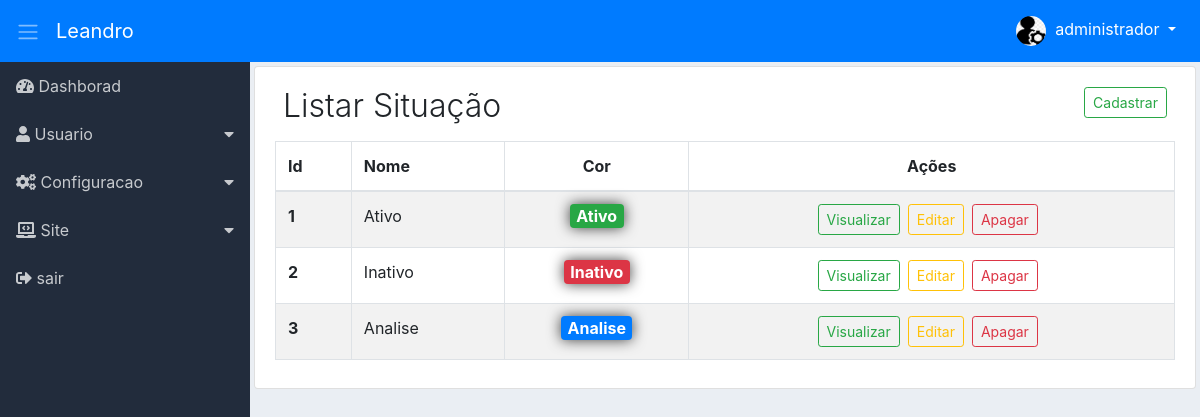
/adm/list-situation/list-situations (signed in), run on the app's committed database.
### tables this page shows
CREATE TABLE `adms_niveis_acessos_paginas` (
  `id` int(11) NOT NULL,
  `permissao` int(11) NOT NULL,
  `ordem` int(11) NOT NULL,
  `dropdown` int(11) NOT NULL DEFAULT 2,
  `lib_menu` int(11) NOT NULL DEFAULT 2,
  `adms_menu_id` int(11) NOT NULL DEFAULT 4,
  `adms_niveis_acesso_id` int(11) NOT NULL,
  `adms_pagina_id` int(11) NOT NULL,
  `created` datetime NOT NULL,
  `modified` datetime DEFAULT NULL
);

CREATE TABLE `adms_menus` (
  `id` int(11) NOT NULL,
  `nome` varchar(220) NOT NULL,
  `icone` varchar(40) NOT NULL,
  `ordem` int(11) NOT NULL,
  `adms_situacao_id` int(11) NOT NULL,
  `created` datetime NOT NULL,
  `modified` datetime DEFAULT NULL
);

CREATE TABLE `adms_situacao` (
  `id` int(11) NOT NULL,
  `nome` varchar(40) NOT NULL,
  `adms_cor_id` int(11) NOT NULL,
  `created` datetime NOT NULL,
  `modified` datetime DEFAULT NULL
);

### adm/module/administrative/Controllers/ListSituation.php (called while the page is built, shortened)
<?php
class ListSituation
{
    private $dados;
    public function listsituations($pageId = null)
    {
        $this->pageId = (int) $pageId ? $pageId : 1;
        $button = [
            'cadSit' => [
                'menu_controller' => 'register-new-situation',
                'menu_metodo' => 'register-info-situation'],
            'viewSit' => [
                'menu_controller' => 'view-info-situation',
                'menu_metodo' => 'detail-info-situation'],
            'editSit' => [
                'menu_controller' => 'edit-situation',
                'menu_metodo' => 'edit-info-situation'],
            'deleteSit' => [
                'menu_controller' => 'delete-situation',
                'menu_metodo' => 'remove-situation'],
            'alterOrderSit' => [
                'menu_controller' => 'modify-order-situation',
                'menu_metodo' => 'alter-order-situation']
        ];
        $listButton = new \Module\administrative\Models\AdmsButton();
        $this->dados['buttonsSituation'] = $listButton->validateButton($button);
        $listMenu = new \Module\administrative\Models\AdmsMenu();
        $this->dados['menu'] = $listMenu->itemMenu();
        $listSituation = new \Module\administrative\Models\AdmsListSituation();
        $this->dados['listSit'] = $listSituation->listSituations($this->pageId);
        $this->dados['pagination'] = $listSituation->getResultPg();
        $loadView = new \Config\ConfigView("administrative/Views/situation/listSituation", $this->dados);
        $loadView->renderView();
    }
}

### adm/module/administrative/Models/helper/AdmsRead.php (called while the page is built, shortened)
<?php
class AdmsRead extends AdmsConn
{
    private $select;
    private $values;
    private $result;
    private $query;
    function getResult()
    {
        return $this->result;
    }
    public function fullRead($query, $parseString = null)
    {
        $this->select = (string) $query;
        if (!empty($parseString)) {
            parse_str($parseString, $this->values);
        }
        $this->exeInstruction();
    }
    private function exeInstruction()
    {
        $this->conection();
        try {
            $this->getInstruction();
            $this->query->execute();
            $this->result = $this->query->fetchAll();
        } catch (Exception $exc) {
            $this->result = null;
        }
    }
    private function conection()
    {
        $this->conn = parent::getConn();
        $this->query = $this->conn->prepare($this->select);
        $this->query->setFetchMode(PDO::FETCH_ASSOC);
    }
    private function getInstruction()
    {
        if ($this->values) {
            foreach ($this->values as $Link => $Valor) {
                if ($Link == 'limit' || $Link == 'offset') {
                    $Valor = (int) $Valor;
                }
                $this->query->bindValue(":{$Link}", $Valor,
                        (is_int($Valor) ? PDO::PARAM_INT : PDO::PARAM_STR));
            }
        }
    }
}

### adm/module/administrative/Models/helper/AdmsConn.php (called while the page is built, shortened)
<?php
class AdmsConn
{
    public static $host = HOST;
    public static $Uuser = USER;
    public static $pass = PASS;
    public static $dbname = DBNAME;
    private static $connect = null;
    private static function connect()
    {
        try {
            if (self::$connect == null) {
                self::$connect = new PDO('mysql:host=' .self::$host . ';dbname='
                . self::$dbname, self::$Uuser, self::$pass);
            }
        } catch (Exception $exc) {
            echo 'mensagem: ' . $exc->getMessage();
            die;
        }
        return self::$connect;
    }
    public function getConn()
    {
        return self::connect();
    }
}

### adm/module/administrative/Models/AdmsMenu.php (called while the page is built, shortened)
<?php
class AdmsMenu
{
    public function itemMenu()
    {
        $listMenu = new \Module\administrative\Models\helper\AdmsRead();
        $listMenu->fullRead(
                "SELECT
                    nivpg.dropdown,
                    men.id id_menu,
                    men.nome nome_menu,
                    men.icone icone_menu,
                    pg.id id_pg,
                    pg.menu_controller pg_controller,
                    pg.menu_metodo pg_metodo,
                    pg.nome_pagina pg_nome,
                    pg.icone pg_icon
                FROM
                    adms_niveis_acessos_paginas nivpg
                INNER JOIN
                    adms_menus men
                    ON men.id = nivpg.adms_menu_id
                INNER JOIN
                    adms_paginas pg
                    ON pg.id = nivpg.adms_pagina_id
                WHERE
                    nivpg.adms_niveis_acesso_id =:adms_niveis_acesso_id
                    AND nivpg.permissao =:permissao
                    AND nivpg.lib_menu =:lib_menu
                ORDER BY
                    men.ordem, nivpg.ordem ASC",
                "adms_niveis_acesso_id=" . $_SESSION['userAccessLevel'] . "&permissao=1&lib_menu=1");
        $this->result = $listMenu->getResult();
        return $this->result;
    }
}

### adm/module/administrative/Models/AdmsListSituation.php (called while the page is built, shortened)
<?php
class AdmsListSituation
{
    private $limitResult = 40;
    public function listSituations($pageId = null)
    {
        $this->pageId = (int) $pageId;
        $pagination = new \Module\administrative\Models\helper\AdmsPagination(
                URLADM . 'list-situation/list-situations');
        $pagination->condition($this->pageId, $this->limitResult);
        $pagination->pagination("SELECT COUNT(id) numResult FROM adms_situacao");
        $listSit = new \Module\administrative\Models\helper\AdmsRead();
        $listSit->fullRead(
                "SELECT sit.*, col.cor sitCor
                FROM adms_situacao sit
                INNER JOIN adms_cors col
                    ON col.id = sit.adms_cor_id
                ORDER BY sit.id ASC
                LIMIT :limit
                OFFSET :offset",
                "limit={$this->limitResult}&offset={$pagination->getOffSet()}");
        $this->result = $listSit->getResult();
        return $this->result;
    }
}

### adm/module/administrative/Models/helper/AdmsPagination.php (called while the page is built, shortened)
<?php
class AdmsPagination
{
    private $limitResult;
    private $offSet;
    private $result;
    function getResult()
    {
        return $this->result;
    }
    function getOffSet()
    {
        return $this->offSet;
    }
    public function condition($page, $limitResult)
    {
        $this->page = (int) $page ? $page : 1;
        $this->limitResult = (int) $limitResult;
        $this->offSet = ($this->page * $this->limitResult) - $this->limitResult;
    }
    public function pagination($query, $parseString = null)
    {
        $this->query = (string) $query;
        $this->parseString = (string) $parseString;
        $count = new \Module\administrative\Models\helper\AdmsRead();
        $count->fullRead($this->query, $this->parseString);
        $this->resultDb = $count->getResult();
        if ($this->resultDb[0]['numResult'] > $this->limitResult) {
            $this->instructionPagination();
        } else {
            $this->result = null;
        }
    }
}

### adm/module/administrative/Views/situation/listSituation.php (the view, shortened to what this page needs)
<div class="content p-1">
    <div class="list-group-item">
        <div class="d-flex">
            <div class="mr-auto p-2">
                <h2 class="display-4 titulo">Listar Situação</h2>
            </div>
            <?php
            if ($this->dados['buttonsSituation']['cadSit']) {
                echo "<a href='" . URLADM . "register-new-situation/register-info-situation'>
                    <div class='p-2'>
                        <button class='btn btn-outline-success btn-sm'>Cadastrar</button>
                    </div>
                </a>";
            }
            ?>
        </div>
        <div class="table-responsive">
            <table class="table table-hover table-striped table-bordered">
                <thead>
                    <tr>
                        <th>Id</th>
                        <th>Nome</th>
                        <th class="d-none d-sm-table-cell text-center">Cor</th>
                        <th class="text-center">Ações</th>
                    </tr>
                </thead>
                <tbody>
                    <?php
                    foreach ($this->dados['listSit'] as $siti) {
                        extract($siti);
                        ?>
                        <tr>
                            <th><?php echo $id; ?></th>
                            <td><?php echo $nome; ?></td>
                            <td class="d-none d-sm-table-cell text-center">
                                <span class="badge badge-<?php echo $sitCor; ?>">
                                    <?php echo $nome; ?>
                                </span>
                            </td>
                            <td class="text-center">
                                <span class="d-none d-md-block">
                                    <?php
                                    if ($this->dados['buttonsSituation']['viewSit']) {
                                        echo "<a href='" . URLADM . "view-info-situation/detail-info-situation/$id'
                                            class='btn btn-outline-success btn-sm mr-2'>Visualizar
                                         </a>";
                                    }
                                    if ($this->dados['buttonsSituation']['editSit']) {
                                        echo "<a href='" . URLADM . "edit-situation/edit-info-situation/$id'
                                            class='btn btn-outline-warning btn-sm mr-2'>Editar
                                         </a>";
                                    }
                                    if ($this->dados['buttonsSituation']['deleteSit']) {
                                        echo "<a href='" . URLADM . "delete-situation/remove-situation/$id'
                                            class='btn btn-outline-danger btn-sm mr-2'
                                            data-confirm='Tem certeza que deseja apagar situação ?'>
                                             Apagar
                                         </a>";
                                    }
                                    ?>
                                </span>
                            </td>
                        </tr>
                        <?php
                    }
                    ?>
                </tbody>
            </table>
        </div>
    </div>
</div>

### adm/module/administrative/Views/include/sidebar.php (shortened to what this page needs)
<div class="d-flex bd-highlight">
<nav class="sidebar">
    <ul class="list-unstyled">
        <?php
        $contDropdown = 0;
        $controDropFech = 0;
        foreach ($this->dados['menu'] as $menu) {
            extract($menu);
            if ($dropdown == 1) {
                if ($contDropdown != $id_menu) {
                    if (($controDropFech == 1) && ($contDropdown != 0)) {
                        echo "</ul></li>";
                        $controDropFech = 0;
                    }
                    echo "<li>
                        <a href='#submenu" . $id_menu . "' data-toggle='collapse'>
                            <i class='" . $icone_menu . "'></i> " . $nome_menu . "
                        </a>
                        <ul class='list-unstyled collapse' id='submenu" . $id_menu . "'>";
                    $contDropdown = $id_menu;
                }
                $controDropFech = 1;
            } else {
                if ($controDropFech == 1) {
                    echo "</ul></li>";
                    $controDropFech = 0;
                }
                echo "<li>
                        <a href='" . URLADM . $pg_controller . "/" . $pg_metodo . "'>
                        <i class='" . $icone_menu . "'></i> " . $nome_menu . "</a>
                    </li>";
            }
        }
        ?>
    </ul>
</nav>

### adm/assets/css/dashboard.css (style rules this page uses)
body { background-color: #EAEEF3; }
.sidebar { background-color: #222C3C; min-width: 250px; max-width: 250px; min-height: calc(100vh - 56px); transition: all 0.3s; }
.sidebar ul li a { display: block; padding: 0.75rem 1rem; color: #C7CACE; text-decoration: none; }
.sidebar [data-toggle="collapse"] { position: relative; }
.sidebar [data-toggle="collapse"]:before { content: "\f0d7"; font-family: "Font Awesome 5 Free"; font-weight: 900; position: absolute; right: 1rem; }
.content { width: 100%; }
.titulo { font-size: 2.0rem !important; }
.badge { box-shadow: 0 0 14px 0 rgba(0, 0, 0, 0.75); font-size: 16px !important; }

### data on the page
adms_niveis_acessos_paginas: adms_menu.nome "Dashborad"
adms_niveis_acessos_paginas: adms_menu.nome "Usuario"
adms_niveis_acessos_paginas: adms_menu.nome "Configuracao"
adms_niveis_acessos_paginas: adms_menu.nome "Site"
adms_niveis_acessos_paginas: adms_menu.nome "sair"
adms_situacao: id "1", nome "Ativo"
adms_situacao: id "2", nome "Inativo"
adms_situacao: id "3", nome "Analise"

### other printed values
$nomeUser[0] "administrador"
